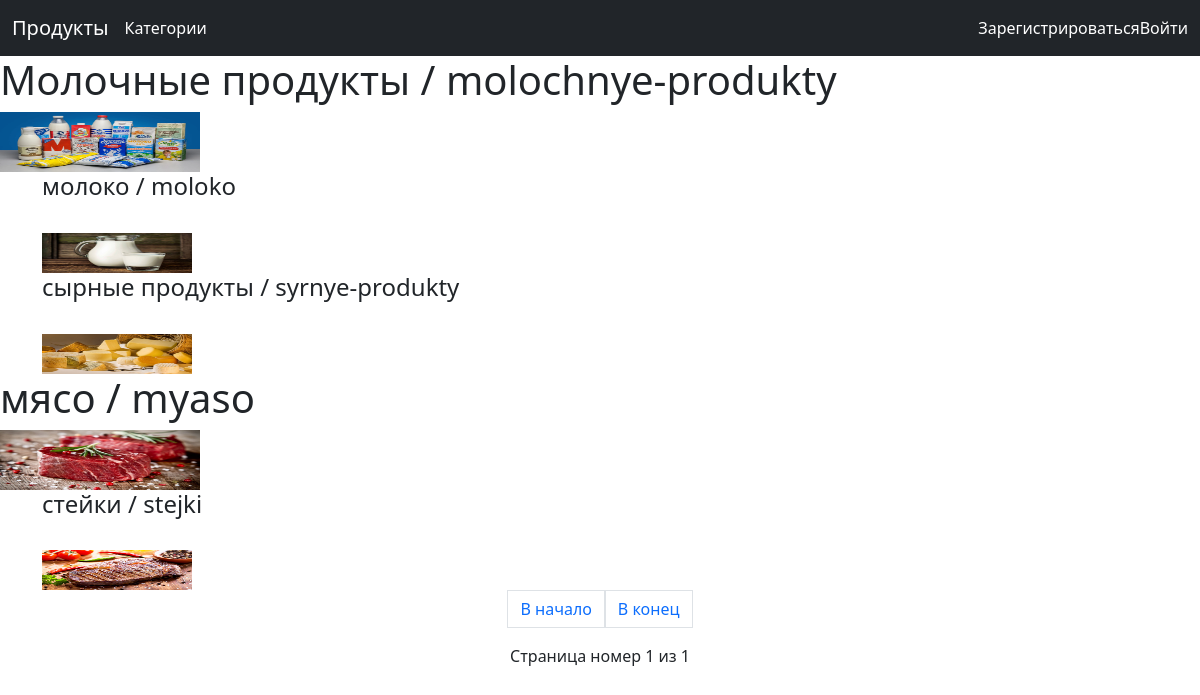
The page /categories on the database its author committed.
### products/models.py (models this page shows, shortened)
class Category(models.Model):
    title = models.CharField(max_length=64, verbose_name='Название')
    slug = models.SlugField(unique=True)
    image = models.ImageField(upload_to='photos', verbose_name='Изображение')
    class Meta:
        verbose_name = 'Категория'
        verbose_name_plural = 'Категории'

class SubCategory(models.Model):
    title = models.CharField(max_length=64, verbose_name='Название')
    slug = models.SlugField(unique=True)
    image = models.ImageField(upload_to='photos', verbose_name='Изображение')
    category = models.ForeignKey(Category, on_delete=models.CASCADE, related_name='subcategories', verbose_name='Категория')
    class Meta:
        verbose_name = 'Подкатегория'
        verbose_name_plural = 'Подкатегории'

### products/views.py (the view)
# urls.py: path('categories', categories, name='categories'),
def categories(request):
    category = Paginator(Category.objects.all(), 4)
    page_number = request.GET.get('page')
    page_object = category.get_page(page_number)
    return render(request, 'products/categories.html', {'category': page_object})

### products/templates/products/categories.html (shortened to what this page needs)
<!DOCTYPE html>
<html lang="en">
<head>
     <link href="https://cdn.jsdelivr.net/npm/bootstrap@5.3.0-alpha1/dist/css/bootstrap.min.css" rel="stylesheet">
</head>
<body>
<nav class="navbar navbar-expand-lg navbar-dark bg-dark">
  <div class="container-fluid">
    <a class="navbar-brand" href="/">Продукты</a>
      <div class="collapse navbar-collapse" id="navbarSupportedContent">
           <a style="color: white;" class="nav-link active" href="/categories">Категории</a>
      </div>
          {% if user.is_authenticated %}
            <a style="color: white;" class="nav-link active" href="{% url 'logout' %}">Выйти </a>
            <a style="color: white;" class="nav-link active" href="{% url 'profile' %}"> Профиль</a>
          {% else %}
            <a style="color: white;" class="nav-link active" href="{% url 'register' %}">Зарегистрироваться</a>
            <a style="color: white;" class="nav-link active" href="{% url 'login' %}">Войти</a>
          {% endif %}
  </div>
</nav>
{% for item in category %}
<h1>{{ item.title }} / {{ item.slug }}</h1>
<img src="{{ item.image.url }}" width="200px" height="60px">
    <div class="container">
        {% for item_subcategories in item.subcategories.all %}
            <h4>{{ item_subcategories.title }} / {{ item_subcategories.slug }}</h4><br>
            <img src="{{ item_subcategories.image.url }}" width="150px" height="40px">
        {% endfor %}
    </div>
{% endfor %}
 {% block paginator %}
        <nav aria-label="Page navigation example" >
  <ul class="pagination justify-content-center">
      <a class="page-link"  href="?page=1">В начало</a>
      <a class="page-link"  href="?page={{ category.paginator.num_pages }}">В конец</a>
  </ul>
    <p class="page-item" align="center">
            Страница номер {{ category.number }} из {{ category.paginator.num_pages }}
        </p>
</nav >
{% endblock %}
</body>
</html>

### rows shown on the page
Category: title "Молочные продукты", slug "molochnye-produkty", image (picture)
SubCategory: title "молоко", slug "moloko", image (picture)
SubCategory: title "сырные продукты", slug "syrnye-produkty", image (picture)
Category: title "мясо", slug "myaso", image (picture)
SubCategory: title "стейки", slug "stejki", image (picture)

### other values the page prints
{{ category.number }} "1"
{{ category.paginator.num_pages }} "1"
